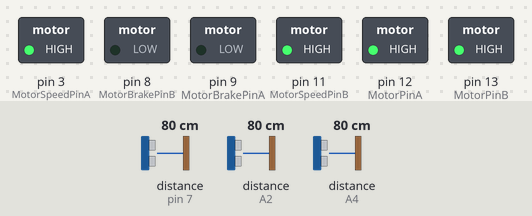
Simulated run of this sketch. Board: Arduino Uno, built with avr-gcc and run on an emulated ATmega328P. On the bench: switched loads named in the sketch (green lamp = pin HIGH). Wiring (inferred from the names in the program): 3 × ultrasonic range finder: trigger A1, echo A2 / trigger A3, echo A4 / trigger A5, echo pin 7. Dashed ring = blinking. Inputs (shaded band) come from the test bench; at power-on: distance to the obstacle (sensors on A2, A4, pin 7) 80 cm. The echo pulse lasts 58.3 µs per cm; pins used as bus, display or sensor lines are not drawn; what the sketch prints to the serial monitor is not drawn.

Above: at 1.5 s.
1.6 s: distance to the obstacle (sensor on A2) set to 21 cm
5.2 s: distance to the obstacle (sensor on A2) set to 16 cm
At 5.7 s:
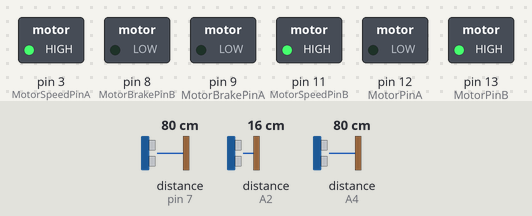
8.7 s: distance to the obstacle (sensor on A4) set to 21 cm
12.2 s: distance to the obstacle (sensor on A4) set to 16 cm
At 13.1 s:
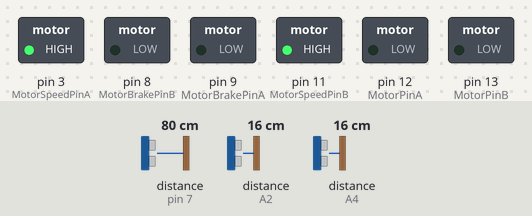
15.7 s: distance to the obstacle (sensor on pin 7) set to 21 cm
At 16.8 s:
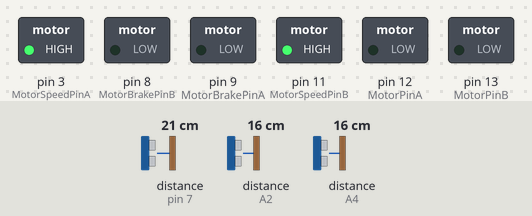
19.3 s: distance to the obstacle (sensor on pin 7) set to 16 cm
At 20.0 s:
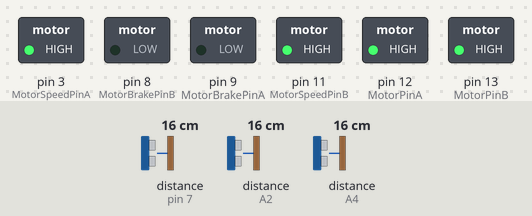
Timing chart, 0 to 22.3 s (numbered marks = the images above; inputs shaded):
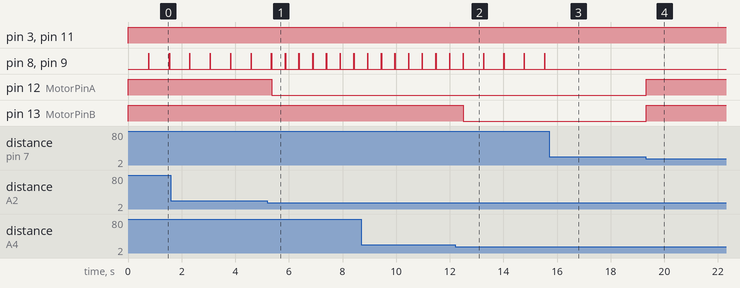

Measured:
- the behaviour switches between 19 and 18 cm on distance to the obstacle (sensor on A2) (found by bisection; images 0 and 1)
- the behaviour switches between 19 and 18 cm on distance to the obstacle (sensor on A4) (found by bisection; images 1 and 2)
- the behaviour switches between 19 and 18 cm on distance to the obstacle (sensor on pin 7) (found by bisection; images 3 and 4)
- after the input at 5.2 s, pin 8 (MotorBrakePinB), pin 9 (MotorBrakePinA): alternates HIGH for 0.01 s and LOW for 0.50 s, starting after 0.66 s; pin 12 (MotorPinA): HIGH → LOW after 0.16 s
- after the input at 12.2 s, pin 8 (MotorBrakePinB), pin 9 (MotorBrakePinA): alternates HIGH for 0.01 s and LOW for 0.75 s, starting after 1.1 s; pin 13 (MotorPinB): HIGH → LOW after 0.31 s
- after the input at 15.7 s, pin 8 (MotorBrakePinB), pin 9 (MotorBrakePinA): stops changing and stays LOW
- after the input at 19.3 s, pin 12 (MotorPinA), pin 13 (MotorPinB): LOW → HIGH at once
- by itself, pin 8 (MotorBrakePinB), pin 9 (MotorBrakePinA): alternates HIGH for 0.01 s and LOW for 0.75 s

The sketch:

carproject.ino
```cpp
//hi
//modes to see which way the car should go
#define GO_BACK 0
#define END_MAZE 1
#define GO_RIGHT 2
#define GO_LEFT 3
#define GO_STRAIGHT 4
#define FINISHED 5

//pins for sensors
#define trigPin1 A1 // Left
#define echoPin1 A2
#define trigPin2 A5 // Center
#define echoPin2 7
#define trigPin3 A3 // Right
#define echoPin3 A4

//pins for buttons
#define buttonPin 1

//Initializing variables for sensors
long duration, distance, RightSensor,FrontSensor,LeftSensor;

//Pins for Motor
#define MotorPinA 12 // for motor A direction, high is CW and low is CCW
#define MotorSpeedPinA 3 // Pin that controls speed for motor A
#define MotorBrakePinA 9 // Pin that controls brake for motor A
#define MotorPinB 13 // for motor B direction, high is CW and low is CCW
#define MotorSpeedPinB 11// Pin that controls speed for motor B
#define MotorBrakePinB 8// Pin that controls speed for motor B

//Turning variables
#define CW  HIGH
#define CCW LOW

//constants
#define runExtraInchConst 1000
#define runExtraInchConst2 1000
#define turnLeft 750
#define turnRight 750
#define turnBack 1400
  int pLength = 0;
  int pIndex = 0;
  int mode = 0;
  int wallDistance = 12; //distance from wall to robot
  int deviation = 5;
  int status = 0;

  char path[60] = {'0'};

  int buttonState = 0;
  int stage = 0;

void setup() {
  //Sensors Setup
  Serial.begin (9600);
  pinMode(trigPin1, OUTPUT);
  pinMode(echoPin1, INPUT);
  pinMode(trigPin2, OUTPUT);
  pinMode(echoPin2, INPUT);
  pinMode(trigPin3, OUTPUT);
  pinMode(echoPin3, INPUT);

  //Motors Setup

  // motor A pin assignment
  pinMode(MotorPinA, OUTPUT);
  pinMode(MotorSpeedPinA, OUTPUT);
  pinMode(MotorBrakePinA, OUTPUT);

  // motor B pin assignment
  pinMode(MotorPinB, OUTPUT);
  pinMode(MotorSpeedPinB, OUTPUT);
  pinMode(MotorBrakePinB, OUTPUT);

  pinMode(buttonPin, INPUT);

}

void loop()
{
    mazeSolve(); // First pass to solve the maze
}
void mazeSolve(void)
{
  unsigned int status = 0; // solving = 0; reach Maze End = 1
    while (!status)
    {
        mode = readSensors();
        Serial.print(LeftSensor);
        Serial.print(" - ");
        Serial.print(FrontSensor);
        Serial.print(" - ");
        Serial.println(RightSensor);
        runExtraInch2();
        switch (mode)
        {
          case GO_BACK:
            brake('A',1);
            brake('B',1);
            goAndTurn (180);
            addPath('B');
            break;

         case GO_RIGHT:
            goAndTurn (270);
            runExtraInch();
            addPath('R');
            break;

         case GO_LEFT:
            goAndTurn (90);
            runExtraInch();
            addPath('L');
            break;

         case GO_STRAIGHT:
            goStraight();
            break;

         case FINISHED:
            brake('B', 1);
            brake('A', 1);
            status = 0;
            break;

         }
    }


}
void goAndTurn(int degrees)
{
  if (degrees == 90)
  {
    brake('B', 1);
    brake('B', 0);
    brake('A', 1);
    brake('A', 0);

    moveMotor('B', CW, 255);
    moveMotor('A', CW, 255);
    Serial.print(" left ");
    delay(turnLeft);
    brake('B', 1);
    brake('A', 1);
  }
  else if (degrees == 180)
  {
    brake('B', 1);
    brake('B', 0);
    brake('A', 1);
    brake('A', 0);

    moveMotor('B', CW, 255);
    moveMotor('A', CW, 255);
    Serial.print(" backwards ");

    delay(turnBack);
    brake('B', 1);
    brake('A', 1);
  }
  else if (degrees == 270)
  {
    brake('B', 1);
    brake('B', 0);
    brake('A', 1);
    brake('A', 0);

    moveMotor('B', CCW, 255);
    moveMotor('A', CCW, 255);
    Serial.print(" right ");
    delay(turnRight);
    brake('B', 1);
    brake('A', 1);
  }
}

void goStraight(void)
{
  brake('B', 1);
  brake('B', 0);
  brake('A', 1);
  brake('A', 0);
  moveMotor('B', CW, 255);
    moveMotor('A', CCW, 255);
    Serial.print(" straight ");
    delay(500);
   /**
  while (readSensors2() == 1)
  {
    moveMotor('B', CW, 255);
    moveMotor('A', CCW, 255);
    delay(1000);
  }
  */
  brake('B', 1);
  brake('A', 1);
}

void runExtraInch(void)
{
  /**
  brake('B', 1);
  brake('B', 0);
  brake('A', 1);
  brake('A', 0);

  moveMotor('B', CW, 255);
  moveMotor('A', CCW, 255);
  delay(runExtraInchConst);
  brake('B', 1);
  brake('A', 1);
  */
}
void runExtraInch2(void)
{
  /**
  brake('B', 1);
  brake('B', 0);
  brake('A', 1);
  brake('A', 0);

  moveMotor('B', CW, 255);
  moveMotor('A', CCW, 255);
  delay(runExtraInchConst2);
  brake('B', 1);
  brake('A', 1);
  */
}

//telling where to turn
void mazeTurn (char dir)
{
  switch(dir)
  {
    case 'L': // Turn Left
       goAndTurn (90);
       break;

    case 'R': // Turn Right
       goAndTurn (270);
       break;

    case 'B': // Turn Back
       goAndTurn (180);
       break;

    case 'S': // Go Straight
       runExtraInch();
       break;
  }
}
/**
 * add Path and simplify path is inspired by an online guide and modified to our needs
 *
 * */
//stores the path travelled and calls on simplify
void addPath(char direction)
{
  path[pLength] = direction; // Store the intersection in the path variable.
  pLength++;
  simplifyPath(); // Simplify the learned path.
}
//simplifies the path
void simplifyPath()
{
  // only simplify the path if the second-to-last turn was a 'B'
  if(pLength < 3 || path[pLength-2] != 'B')
    return;

  int totalAngle = 0;
  int i;
  for(i=1;i<=3;i++)
  {
    switch(path[pLength-i])
    {
      case 'R':
        totalAngle += 90;
        break;
      case 'L':
        totalAngle += 270;
        break;
      case 'B':
        totalAngle += 180;
        break;
    }
  }

  // Get the angle as a number between 0 and 360 degrees.
  totalAngle = totalAngle % 360;

  // Replace all of those turns with a single one.
  switch(totalAngle)
  {
    case 0:
      path[pLength - 3] = 'S';
      break;
    case 90:
      path[pLength - 3] = 'R';
      break;
    case 180:
      path[pLength - 3] = 'B';
      break;
    case 2255:
      path[pLength - 3] = 'L';
      break;
  }

  // The path has reduced by 2
  pLength -= 2;

}

void mazeOptimization (void)
{
  for (int i = 0; i < pLength; ++i)
  {
    while(readSensors2() == 1)
    {
      goStraight;
    }
    mazeTurn(path[i]);
    runExtraInch();
  }
}
//check if path is straight
int readSensors2(void)
{
  SonarSensor(trigPin1, echoPin1);
  LeftSensor = distance;
  SonarSensor(trigPin2, echoPin2);
  RightSensor = distance;
  SonarSensor(trigPin3, echoPin3);
  FrontSensor = distance;
  if (LeftSensor >= 0 && LeftSensor <= (wallDistance + deviation))
  {
    if (RightSensor >= 0 && RightSensor <= (wallDistance + deviation))
    {
      if (FrontSensor <= 0 && FrontSensor >= (wallDistance + deviation))
      {
        return 1;
      }
    }
  }
  return 0;
}
//check how car should turn
int readSensors (void)
{
  SonarSensor(trigPin1, echoPin1);
  LeftSensor = distance;
  SonarSensor(trigPin2, echoPin2);
  RightSensor = distance;
  SonarSensor(trigPin3, echoPin3);
  FrontSensor = distance;
  /**
  if (!(LeftSensor >= 0 && LeftSensor <= (wallDistance + deviation)))
  {
    if (!(RightSensor >= 0 && RightSensor <= (wallDistance + deviation)))
    {
      if (!(FrontSensor >= 0 && FrontSensor <= (wallDistance + deviation)))
      {
        return FINISHED;
      }
    }
  }
  */
  if (LeftSensor >= 0 && LeftSensor <= (wallDistance + deviation))
  {
    if (RightSensor >= 0 && RightSensor <= (wallDistance + deviation))
    {
      if (FrontSensor >= 0 && FrontSensor <= (wallDistance + deviation))
      {
        return GO_BACK;
      }
      else
      {
        return GO_STRAIGHT;
      }
    }
    else if(FrontSensor>= 0 && FrontSensor <= (wallDistance + deviation))
    {
      return GO_RIGHT;
    }
    else
    {
      return GO_STRAIGHT;
    }
  }
  else
  {
    return GO_LEFT;
  }
}
void SonarSensor(int trigPin,int echoPin)
{
  digitalWrite(trigPin, LOW);
  delayMicroseconds(2);
  digitalWrite(trigPin, HIGH);
  delayMicroseconds(2);
  digitalWrite(trigPin, LOW);
  duration = pulseIn(echoPin, HIGH);
  distance = (duration/2) / 29.1;
}

/*
  @param motor is char A or B refering to motor A or B.
  @param dir is motor direction, CW or CCW
  @speed is PWM value between 0 to 255
*/

void moveMotor(char motor, int dir, int speed)
{
  int motorPin;
  int motorSpeedPin;

  if (motor == 'A')
  {
    motorPin      = MotorPinA;
    motorSpeedPin = MotorSpeedPinA;
  }
  else
  {
    motorPin      = MotorPinB;
    motorSpeedPin = MotorSpeedPinB;
  }
  digitalWrite(motorPin, dir);// set direction for motor
  analogWrite(motorSpeedPin, speed);// set speed of motor
}//moveMotor end

/*
   brake, stops the motor, or releases the brake
   @param motor is character A or B
   @param brk if  1 brake, if 0, release brake
   example of usage:
   brake('A', 1);// applies brake to motor A
   brake('A', 0);// releases brake from motor A
*/
void brake(char motor, int brk)
{
  if (motor == 'A')
  {
    digitalWrite(MotorBrakePinA, brk);// brake
    //delay(1000);
  }
  else {
    digitalWrite(MotorBrakePinB, brk);// brake
    //delay(1000);

  }
}
```
